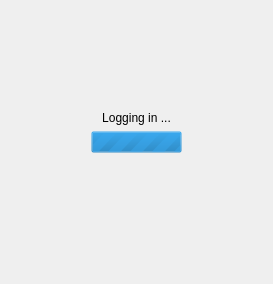
     <widget class="QWidget" name="pProgress">
      <layout class="QGridLayout" name="gridLayout">
       <item row="0" column="0">
        <widget class="QWidget" name="widget" native="true">
         <property name="styleSheet">
          <string notr="true">background: transparent;</string>
         </property>
         <layout class="QVBoxLayout" name="verticalLayout_9">
          <property name="leftMargin">
           <number>80</number>
          </property>
          <property name="topMargin">
           <number>100</number>
          </property>
          <property name="rightMargin">
           <number>80</number>
          </property>
          <property name="bottomMargin">
           <number>120</number>
          </property>
          <item>
           <widget class="QLabel" name="lProgress">
            <property name="focusPolicy">
             <enum>Qt::StrongFocus</enum>
            </property>
            <property name="styleSheet">
             <string notr="true"/>
            </property>
            <property name="text">
             <string>Logging in ...</string>
            </property>
            <property name="alignment">
             <set>Qt::AlignCenter</set>
            </property>
           </widget>
          </item>
          <item>
           <widget class="QProgressBar" name="progressBar">
            <property name="maximum">
             <number>0</number>
            </property>
            <property name="value">
             <number>-1</number>
            </property>
            <property name="textVisible">
             <bool>false</bool>
            </property>
           </widget>
          </item>
         </layout>
        </widget>
       </item>
      </layout>
     </widget>
